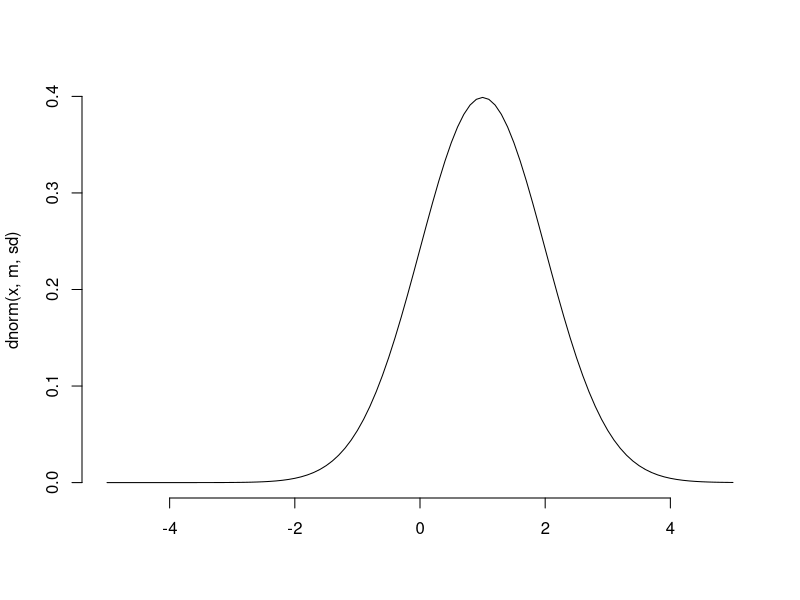
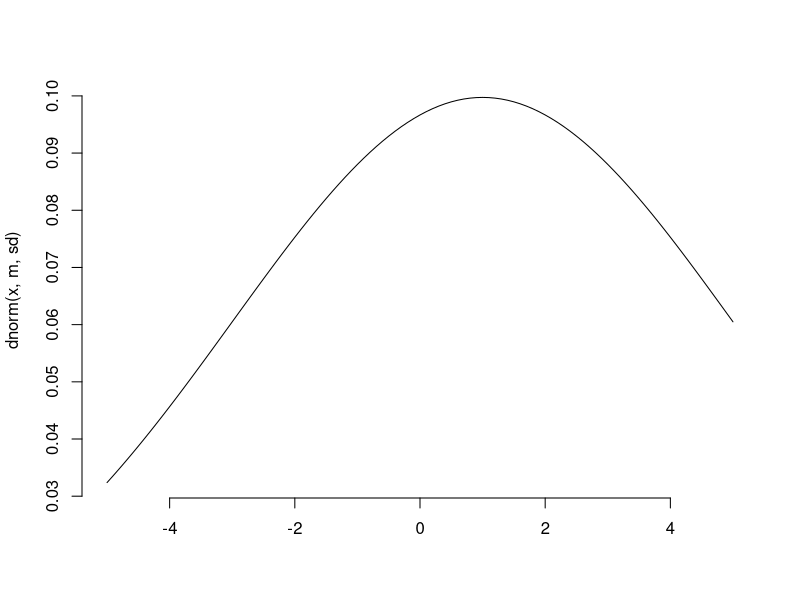

Write the R code that produced these figures, in order. (Note: this script raises an error after producing the figures.)
m=1; sd=1
curve(dnorm(x, m, sd), from=-5, to=5, bty="n", xlab="")
m=1; sd=4
curve(dnorm(x, m, sd), from=-5, to=5, bty="n", xlab="")
p9 <- ggplot(data.frame(x = c(-4, 4)), aes(x = x)) +
    stat_function(fun = dnorm, args = list(m, sd))
p9
